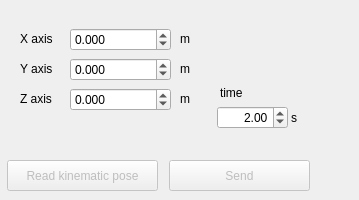
    <widget class="QWidget" name="tab_cs">
     <attribute name="title">
      <string>Task space</string>
     </attribute>
     <widget class="QDoubleSpinBox" name="doubleSpinBox_x">
      <property name="geometry">
       <rect>
        <x>70</x>
        <y>28</y>
        <width>101</width>
        <height>23</height>
       </rect>
      </property>
      <property name="decimals">
       <number>3</number>
      </property>
      <property name="minimum">
       <double>-1.000000000000000</double>
      </property>
      <property name="maximum">
       <double>1.000000000000000</double>
      </property>
      <property name="singleStep">
       <double>0.010000000000000</double>
      </property>
     </widget>
     <widget class="QPushButton" name="btn_send_kinematic_pose">
      <property name="enabled">
       <bool>false</bool>
      </property>
      <property name="geometry">
       <rect>
        <x>169</x>
        <y>160</y>
        <width>141</width>
        <height>31</height>
       </rect>
      </property>
      <property name="text">
       <string>Send</string>
      </property>
     </widget>
     <widget class="QLabel" name="label_27">
      <property name="geometry">
       <rect>
        <x>180</x>
        <y>92</y>
        <width>59</width>
        <height>14</height>
       </rect>
      </property>
      <property name="text">
       <string>m</string>
      </property>
     </widget>
     <widget class="QDoubleSpinBox" name="doubleSpinBox_z">
      <property name="geometry">
       <rect>
        <x>70</x>
        <y>88</y>
        <width>101</width>
        <height>23</height>
       </rect>
      </property>
      <property name="decimals">
       <number>3</number>
      </property>
      <property name="minimum">
       <double>-1.000000000000000</double>
      </property>
      <property name="maximum">
       <double>1.000000000000000</double>
      </property>
      <property name="singleStep">
       <double>0.010000000000000</double>
      </property>
     </widget>
     <widget class="QLabel" name="label_28">
      <property name="geometry">
       <rect>
        <x>180</x>
        <y>62</y>
        <width>59</width>
        <height>14</height>
       </rect>
      </property>
      <property name="text">
       <string>m</string>
      </property>
     </widget>
     <widget class="QDoubleSpinBox" name="doubleSpinBox_y">
      <property name="geometry">
       <rect>
        <x>70</x>
        <y>58</y>
        <width>101</width>
        <height>23</height>
       </rect>
      </property>
      <property name="decimals">
       <number>3</number>
      </property>
      <property name="minimum">
       <double>-1.000000000000000</double>
      </property>
      <property name="maximum">
       <double>1.000000000000000</double>
      </property>
      <property name="singleStep">
       <double>0.010000000000000</double>
      </property>
     </widget>
     <widget class="QPushButton" name="btn_read_kinematic_pose">
      <property name="enabled">
       <bool>false</bool>
      </property>
      <property name="geometry">
       <rect>
        <x>7</x>
        <y>160</y>
        <width>151</width>
        <height>31</height>
       </rect>
      </property>
      <property name="text">
       <string>Read kinematic pose</string>
      </property>
     </widget>
     <widget class="QLabel" name="label_29">
      <property name="geometry">
       <rect>
        <x>20</x>
        <y>32</y>
        <width>59</width>
        <height>14</height>
       </rect>
      </property>
      <property name="text">
       <string>X axis</string>
      </property>
     </widget>
     <widget class="QLabel" name="label_30">
      <property name="geometry">
       <rect>
        <x>20</x>
        <y>92</y>
        <width>59</width>
        <height>14</height>
       </rect>
      </property>
      <property name="text">
       <string>Z axis</string>
      </property>
     </widget>
     <widget class="QLabel" name="label_31">
      <property name="geometry">
       <rect>
        <x>180</x>
        <y>32</y>
        <width>59</width>
        <height>14</height>
       </rect>
      </property>
      <property name="text">
       <string>m</string>
      </property>
     </widget>
     <widget class="QLabel" name="label_32">
      <property name="geometry">
       <rect>
        <x>20</x>
        <y>59</y>
        <width>59</width>
        <height>20</height>
       </rect>
      </property>
      <property name="text">
       <string>Y axis</string>
      </property>
     </widget>
     <widget class="QDoubleSpinBox" name="doubleSpinBox_time_cs">
      <property name="geometry">
       <rect>
        <x>217</x>
        <y>106</y>
        <width>71</width>
        <height>23</height>
       </rect>
      </property>
      <property name="alignment">
       <set>Qt::AlignRight|Qt::AlignTrailing|Qt::AlignVCenter</set>
      </property>
      <property name="minimum">
       <double>-3.140000000000000</double>
      </property>
      <property name="maximum">
       <double>10.000000000000000</double>
      </property>
      <property name="singleStep">
       <double>0.500000000000000</double>
      </property>
      <property name="value">
       <double>2.000000000000000</double>
      </property>
     </widget>
     <widget class="QLabel" name="label_35">
      <property name="geometry">
       <rect>
        <x>291</x>
        <y>111</y>
        <width>59</width>
        <height>14</height>
       </rect>
      </property>
      <property name="text">
       <string>s</string>
      </property>
     </widget>
     <widget class="QLabel" name="label_36">
      <property name="geometry">
       <rect>
        <x>220</x>
        <y>86</y>
        <width>59</width>
        <height>14</height>
       </rect>
      </property>
      <property name="text">
       <string>time</string>
      </property>
     </widget>
    </widget>
